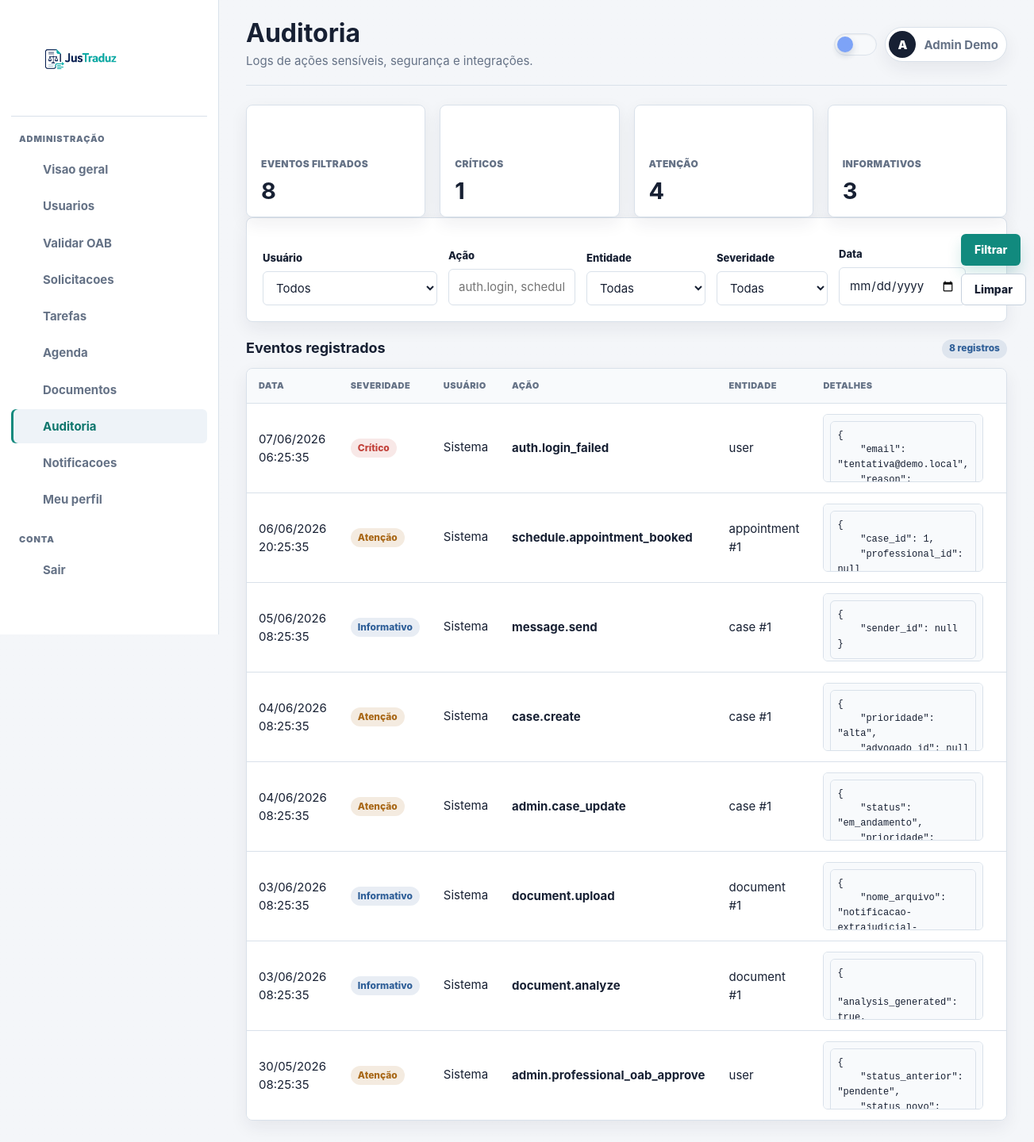
Page /frontend/admin/auditoria.php (signed in) on the committed database.
### tables this page shows
CREATE TABLE IF NOT EXISTS audit_logs (
    id INT AUTO_INCREMENT PRIMARY KEY,
    user_id INT NULL,
    action VARCHAR(100) NOT NULL,
    entity_type VARCHAR(80),
    entity_id INT NULL,
    details JSON NULL,
    ip_address VARCHAR(45),
    user_agent VARCHAR(255),
    created_at TIMESTAMP DEFAULT CURRENT_TIMESTAMP,
    FOREIGN KEY (user_id) REFERENCES users(id) ON DELETE SET NULL,
    INDEX idx_audit_action (action, created_at),
    INDEX idx_audit_user (user_id, created_at),
    INDEX idx_audit_entity (entity_type, entity_id)
) DEFAULT CHARSET=utf8mb4;

### frontend/admin/auditoria.php (called while the page is built)
<?php
require dirname(__DIR__) . '/pages/admin/auditoria.php';

### frontend/app/support/database.php (called while the page is built, shortened)
<?php
function fetch_all(PDO $pdo, string $sql, array $params = []): array
{
    $stmt = $pdo->prepare($sql);
    $stmt->execute($params);
    return $stmt->fetchAll();
}

### frontend/app/support/http.php (called while the page is built, shortened)
<?php
function e(?string $value): string
{
    return htmlspecialchars((string) $value, ENT_QUOTES, 'UTF-8');
}

### frontend/pages/admin/auditoria.php (the view, shortened to what this page needs)
<?php
require_once dirname(__DIR__, 2) . '/app/bootstrap.php';
function audit_severity(string $action): string
{
    if (str_contains($action, 'failed') || str_contains($action, 'error') || str_contains($action, 'delete')) {
        return 'critical';
    }
    if (str_starts_with($action, 'admin.') || str_starts_with($action, 'case.') || str_starts_with($action, 'schedule.')) {
        return 'warning';
    }
    return 'info';
}
function audit_severity_label(string $severity): string
{
    return match ($severity) {
        'critical' => 'Crítico',
        'warning' => 'Atenção',
        default => 'Informativo',
    };
}
function audit_severity_badge(string $severity): string
{
    return match ($severity) {
        'critical' => 'badge-danger',
        'warning' => 'badge-warning',
        default => 'badge-info',
    };
}
function audit_pretty_details(?string $details): string
{
    $details = trim((string) $details);
    $decoded = json_decode($details, true);
    return json_encode($decoded, JSON_PRETTY_PRINT | JSON_UNESCAPED_UNICODE | JSON_UNESCAPED_SLASHES) ?: '{}';
}
$action = trim((string) ($_GET['action'] ?? ''));
$date = trim((string) ($_GET['date'] ?? ''));
$params = [];
$sql = 'SELECT a.*, u.nome, u.email
        FROM audit_logs a
        LEFT JOIN users u ON u.id = a.user_id';
$sql .= ' ORDER BY a.created_at DESC LIMIT 300';
$logs = fetch_all($pdo, $sql, $params);
$criticalCount = count(array_filter($logs, static fn ($log): bool => audit_severity((string) $log['action']) === 'critical'));
$warningCount = count(array_filter($logs, static fn ($log): bool => audit_severity((string) $log['action']) === 'warning'));
$infoCount = max(0, count($logs) - $criticalCount - $warningCount);
?>
<!DOCTYPE html>
<html lang="pt-BR">
<head>
  <link rel="stylesheet" href="../assets/css/style.css?v=theme-slow-3">
</head>
<body>
  <div class="app-shell admin-shell">
    <main class="app-main">
      <section class="grid grid-4">
        <?= stat_card('Eventos filtrados', count($logs), 'shield') ?>
        <?= stat_card('Críticos', $criticalCount, 'lock') ?>
        <?= stat_card('Atenção', $warningCount, 'help') ?>
        <?= stat_card('Informativos', $infoCount, 'chart') ?>
      </section>
      <form class="card audit-filter audit-filter-wide" method="get">
        <div class="field">
          <label for="user_id">Usuário</label>
          <select class="select" id="user_id" name="user_id">
            <option value="">Todos</option>
          </select>
        </div>
        <div class="field">
          <label for="action">Ação</label>
          <input class="input" id="action" name="action" value="<?= e($action) ?>" placeholder="auth.login, schedule...">
        </div>
        <div class="field">
          <label for="entity_type">Entidade</label>
          <select class="select" id="entity_type" name="entity_type">
            <option value="">Todas</option>
          </select>
        </div>
        <div class="field">
          <label for="severity">Severidade</label>
          <select class="select" id="severity" name="severity">
            <option value="">Todas</option>
          </select>
        </div>
        <div class="field">
          <label for="date">Data</label>
          <input class="input" id="date" name="date" type="date" value="<?= e($date) ?>">
        </div>
        <div class="form-actions">
          <button class="btn btn-primary" type="submit">Filtrar</button>
          <a class="btn btn-outline" href="auditoria.php">Limpar</a>
        </div>
      </form>
      <section class="dash-section">
        <div class="dash-section-title">
          <h2>Eventos registrados</h2>
          <span class="badge badge-info"><?= e((string) count($logs)) ?> registros</span>
        </div>
        <?php if (!$logs): ?>
          <?= empty_state('Nenhum log encontrado para os filtros selecionados.') ?>
        <?php else: ?>
          <div class="table-wrap">
            <table class="table audit-table">
              <thead><tr><th>Data</th><th>Severidade</th><th>Usuário</th><th>Ação</th><th>Entidade</th><th>Detalhes</th><th>Origem</th></tr></thead>
              <tbody>
                <?php foreach ($logs as $log): ?>
                  <?php $severity = audit_severity((string) $log['action']); ?>
                  <tr>
                    <td><?= e(date('d/m/Y H:i:s', strtotime($log['created_at']))) ?></td>
                    <td><span class="badge <?= e(audit_severity_badge($severity)) ?>"><?= e(audit_severity_label($severity)) ?></span></td>
                    <td><?= e($log['nome'] ?: 'Sistema') ?><span class="table-subtext"><?= e($log['email'] ?? '') ?></span></td>
                    <td><strong><?= e($log['action']) ?></strong></td>
                    <td><?= e(($log['entity_type'] ?: '-') . ($log['entity_id'] ? ' #' . $log['entity_id'] : '')) ?></td>
                    <td><pre class="audit-json"><code><?= e(audit_pretty_details($log['details'] ?? null)) ?></code></pre></td>
                    <td><?= e($log['ip_address'] ?: '-') ?><span class="table-subtext"><?= e($log['user_agent'] ?: '') ?></span></td>
                  </tr>
                <?php endforeach; ?>
              </tbody>
            </table>
          </div>
        <?php endif; ?>
      </section>
    </main>
  </div>
</body>
</html>

### frontend/assets/css/base.css (style rules this page uses)
:root { --navy: #172033; --navy-2: #24324a; --teal: #118a7e; --teal-2: #0f766d; --mint: #e8f6f4; --bg: #f4f6f9; --surface: #ffffff; --surface-2: #f8fafc; --surface-3: #eef3f8; --line: #d9e1ea; --line-strong: #c6d1dd; --text: #172033; --muted: #657286; --danger: #c2413a; --warning: #a86716; --success: #147b5d; --info: #2f5f98; --shadow: 0 22px 48px rgba(23, 32, 51, .12); --shadow-sm: 0 8px 22px rgba(23, 32, 51, .07); --radius: 8px; --radius-sm: 6px; --font: "Inter", "Segoe UI", Roboto, Arial, sans-serif; }
* { box-sizing: border-box; }
html { scroll-behavior: smooth; }
body { margin: 0; min-height: 100vh; background: var(--bg); color: var(--text); font-family: var(--font); font-size: 15px; line-height: 1.55; text-rendering: optimizeLegibility; }
a { color: inherit; text-decoration: none; }
button, input, select, textarea { font: inherit; }
button { cursor: pointer; }
.btn { display: inline-flex; align-items: center; justify-content: center; min-height: 40px; padding: 0 18px; border-radius: var(--radius-sm); border: 1px solid transparent; font-size: 14px; font-weight: 700; transition: transform .2s ease, box-shadow .2s ease, background-color .2s ease, border-color .2s ease, color .2s ease; }
.btn-primary { background: var(--teal); color: #fff; border-color: var(--teal); box-shadow: 0 10px 22px rgba(17, 138, 126, .18); }
.btn-outline { background: var(--surface); color: var(--navy); border-color: var(--line-strong); }
.badge { display: inline-flex; align-items: center; border-radius: 999px; padding: 5px 10px; font-size: 12px; font-weight: 800; }
.grid { display: grid; gap: 18px; isolation: isolate; }
.grid-4 { grid-template-columns: repeat(4, 1fr); }
.card { background: var(--surface); border: 1px solid var(--line); border-radius: 12px; padding: 22px; box-shadow: 0 1px 0 rgba(23, 32, 51, .02); }
.form-actions { display: flex; }

### frontend/assets/css/layout.css (style rules this page uses)
.grid { display: grid; gap: 18px; }
.grid-4 { grid-template-columns: repeat(4, minmax(0, 1fr)); }

### frontend/assets/css/dashboard.css (style rules this page uses)
.app-shell { display: grid; grid-template-columns: 276px minmax(0, 1fr); min-height: 100vh; background: linear-gradient(180deg, color-mix(in srgb, var(--bg) 92%, transparent), var(--bg)), var(--bg); }
.app-main { min-width: 0; max-width: 1480px; width: 100%; margin: 0 auto; padding: 28px 34px 44px; }
.dash-section { margin-top: 22px; }
.dash-section-title { display: flex; justify-content: space-between; align-items: center; gap: 14px; margin-bottom: 12px; }
.dash-section-title h2 { margin: 0; color: var(--navy); font-size: 18px; line-height: 1.25; }
.audit-filter-wide { grid-template-columns: minmax(220px, 1.2fr) minmax(160px, .8fr) minmax(150px, .7fr) minmax(140px, .7fr) minmax(140px, .6fr) auto; }
.table td strong { display: block; color: var(--navy); }

### rows in the picture
audit_logs: created_at "07/06/2026 06:25:35", action "Crítico", nome "Sistema", action "auth.login_failed", entity_type "user", details "{ \"email\": \"tentativa@demo.local\", \"reason\":…"
audit_logs: created_at "06/06/2026 20:25:35", action "Atenção", nome "Sistema", action "schedule.appointment_booked", entity_type+entity "appointment #1", details "{ \"case_id\": 1, \"professional_id\": null…"
audit_logs: created_at "05/06/2026 08:25:35", action "Informativo", nome "Sistema", action "message.send", entity_type+entity "case #1", details "{ \"sender_id\": null }"
audit_logs: created_at "04/06/2026 08:25:35", action "Atenção", nome "Sistema", action "case.create", entity_type+entity "case #1", details "{ \"prioridade\": \"alta\", \"advogado_id\": null…"
audit_logs: created_at "04/06/2026 08:25:35", action "Atenção", nome "Sistema", action "admin.case_update", entity_type+entity "case #1", details "{ \"status\": \"em_andamento\", \"prioridade\":…"
audit_logs: created_at "03/06/2026 08:25:35", action "Informativo", nome "Sistema", action "document.upload", entity_type+entity "document #1", details "{ \"nome_arquivo\":…"
audit_logs: created_at "03/06/2026 08:25:35", action "Informativo", nome "Sistema", action "document.analyze", entity_type+entity "document #1", details "{ \"analysis_generated\": true,…"
audit_logs: created_at "30/05/2026 08:25:35", action "Atenção", nome "Sistema", action "admin.professional_oab_approve", entity_type "user", details "{ \"status_anterior\": \"pendente\", \"status_novo\":…"

### other values in the picture
$label "ADMINISTRAÇÃO"
$item['label'] "Visao geral"
$item['label'] "Usuarios"
$item['label'] "Validar OAB"
$item['label'] "Solicitacoes"
$item['label'] "Tarefas"
$item['label'] "Agenda"
$item['label'] "Documentos"
$item['label'] "Auditoria"
$item['label'] "Notificacoes"
$item['label'] "Meu perfil"
$title "Auditoria"
$subtitle "Logs de ações sensíveis, segurança e integrações."
$initial "A"
$roleLabel "Admin Demo"
